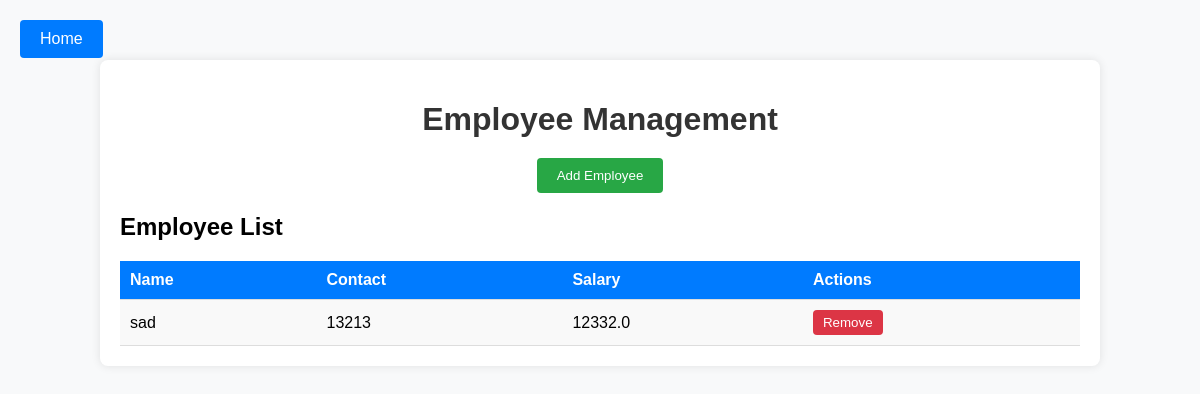
/employees, run on an earlier commit of the app's database.
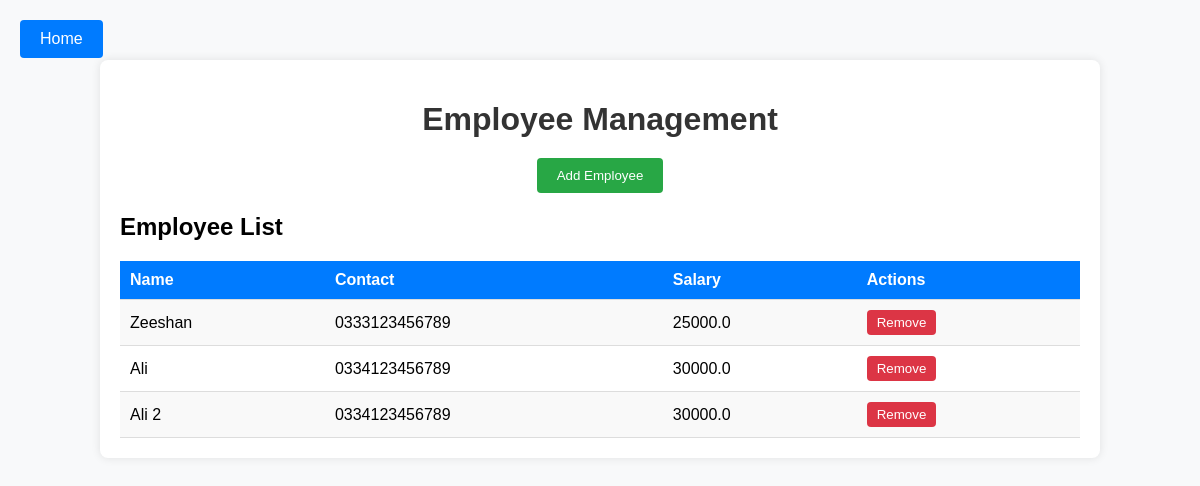
And on a later commit of the database.
### app/models.py (models this page shows, shortened)
class Employee(db.Model):
    id = db.Column(db.Integer, primary_key=True)
    name = db.Column(db.String(100), nullable=False)
    contact = db.Column(db.String(100), nullable=False)
    salary = db.Column(db.Float, nullable=False)

### app/main.py (the view, shortened to what this page needs)
@main.route('/employees', methods=['GET', 'POST'])
def employees():
    employees = Employee.query.all()
    return render_template('employees.html', employees=employees)

### app/templates/employees.html (shortened to what this page needs)
<!DOCTYPE html>
<html lang="en">
<head>
    <link rel="stylesheet" href="{{ url_for('static', filename='css/employees.css') }}">
</head>
<body>
    <a href="{{ url_for('main.index') }}" class="back-btn">Home</a>
    <div class="container">
        <h1>Employee Management</h1>
        <button id="addEmployeeBtn">Add Employee</button>
        <h2>Employee List</h2>
        <table>
            <thead>
                <tr>
                    <th>Name</th>
                    <th>Contact</th>
                    <th>Salary</th>
                    <th>Actions</th>
                </tr>
            </thead>
            <tbody>
                {% for employee in employees %}
                    <tr>
                        <td>{{ employee.name }}</td>
                        <td>{{ employee.contact }}</td>
                        <td>{{ employee.salary }}</td>
                        <td>
                            <form method="POST" style="display:inline;">
                                <button type="submit" name="remove_employee" class="remove-button">Remove</button>
                            </form>
                        </td>
                    </tr>
                {% endfor %}
            </tbody>
        </table>
    </div>
</body>
</html>

### app/static/css/employees.css (style rules this page uses)
body { font-family: Arial, sans-serif; background-color: #f8f9fa; margin: 0; padding: 0; }
.container { width: 80%; margin: 0 auto; padding: 20px; background-color: #fff; box-shadow: 0 0 10px rgba(0, 0, 0, 0.1); border-radius: 8px; margin-top: 60px; }
h1 { color: #333; text-align: center; margin-bottom: 20px; }
button { display: block; margin: 0 auto 20px; padding: 10px 20px; background-color: #28a745; color: white; border: none; cursor: pointer; border-radius: 4px; }
form { display: flex; flex-direction: column; }
table { width: 100%; border-collapse: collapse; margin-top: 20px; }
table th, table td { padding: 10px; border-bottom: 1px solid #ddd; }
table th { background-color: #007bff; color: white; text-align: left; }
table tr:nth-child(odd) { background-color: #f9f9f9; }
button.remove-button { background-color: #dc3545; margin: 0; padding: 5px 10px; border-radius: 4px; }
.back-btn { position: absolute; top: 20px; left: 20px; display: block; padding: 10px 20px; background-color: #007bff; color: white; text-decoration: none; border: none; cursor: pointer; border-radius: 4px; transition: background-color 0.3s ease; }

What changed in the data, as far as the page shows it:
removed Employee: name "sad", contact "13213", salary "12332.0"
added Employee: name "Zeeshan", contact "0333123456789", salary "25000.0"
added Employee: name "Ali", contact "0334123456789", salary "30000.0"
added Employee: name "Ali 2", contact "0334123456789", salary "30000.0"
